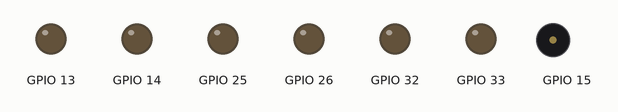
The sketch below on a simulated ESP32. Shown: output pins drawn as LEDs (lit = HIGH), buzzer (waves = sounding). Pins used as bus, display or sensor lines are not drawn.

Above: at 0.0 s.
At 1.1 s:
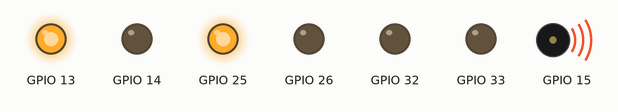
At 3.7 s:
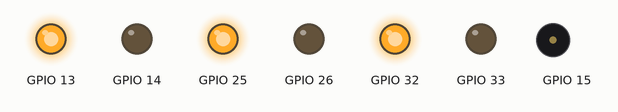
At 5.1 s:
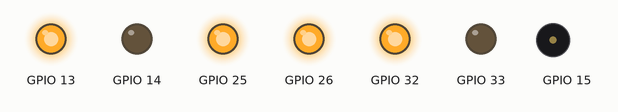
At 7.1 s:
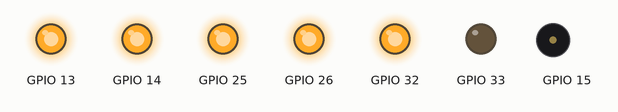
At 13.1 s:
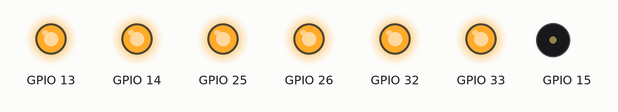
Timing chart, 0 to 14.6 s (numbered marks = the images above):
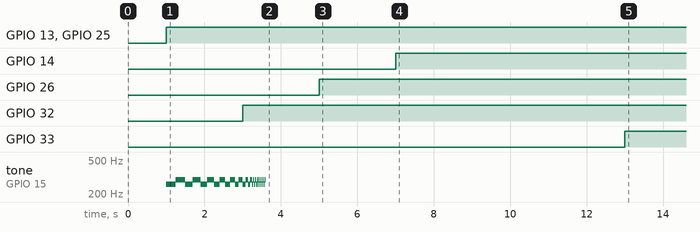

Measured:
- by itself, GPIO 13, GPIO 25: LOW → HIGH at 1.0 s
- by itself, GPIO 14: LOW → HIGH at 7.0 s
- by itself, GPIO 26: LOW → HIGH at 5.0 s
- by itself, GPIO 32: LOW → HIGH at 3.0 s
- by itself, GPIO 33: LOW → HIGH at 13.0 s
- by itself, tone on GPIO 15: plays 261 Hz for 0.25 s, 293 Hz for 0.25 s, 261 Hz for 0.20 s, 293 Hz for 0.20 s, 261 Hz for 0.18 s, 293 Hz for 0.18 s … (30 notes in this stretch)

The sketch:

main.ino
```cpp
#include "start.h"
```

Buzzer.cpp
```cpp

```

Buzzer.h
```cpp
#ifndef BUZZER_H
#define BUZZER_H

#include <Arduino.h>
#include <memory>
#include <queue>
#include <vector>
#include <tuple>
#include <esp32-hal-ledc.h>

typedef float Note_duration;
typedef int Octave;
typedef std::tuple<note_t, Octave, Note_duration> Music_note;

class Sheet {
public:
    Sheet(std::vector<Music_note> notes, float bpm = 120.0)
        : _notes(notes), _bpm(bpm) {}

    const std::vector<Music_note>& getNotes() const {
        return _notes;
    }

    float getBPM() const {
        return _bpm;
    }

    uint32_t getNoteDuration(Note_duration duration) const {
        return (60000 / _bpm) * duration;
    }

    Sheet operator+(const Sheet& other) const {
        std::vector<Music_note> combinedNotes = _notes;
        combinedNotes.insert(combinedNotes.end(), other._notes.begin(), other._notes.end());
        return Sheet(combinedNotes, _bpm);
    }

private:
    std::vector<Music_note> _notes;
    float _bpm;
};

class Buzzer {
public:
    Buzzer(uint8_t pin)
        : _pin(pin), _channel(nextChannel()), _isPlaying(false), _noteIndex(0), _lastUpdate(0) {
        ledcAttachPin(pin, _channel);
    }

    // Overloaded play method that takes a Sheet directly
    void play(const Sheet& sheet) {
        play(std::make_shared<Sheet>(sheet));
    }

    // Start playing a sheet, using shared_ptr to manage the Sheet's memory
    void play(std::shared_ptr<Sheet> sheet) {
        _sheetQueue.push(sheet);
        if (!_isPlaying) {
            startNextSheet();
        }
    }

    void stop() {
        _isPlaying = false;
        ledcWriteTone(_channel, 0);  // Turn off the buzzer
        while (!_sheetQueue.empty()) {
            _sheetQueue.pop();  // Clear the queue
        }
    }

    bool isPlaying() const {
        return _isPlaying;
    }

    void update() {
        if (_isPlaying && millis() - _lastUpdate >= _noteDuration) {
            playNextNote();
        }
    }

private:
    void startNextSheet() {
        if (!_sheetQueue.empty()) {
            _currentSheet = _sheetQueue.front();
            _sheetQueue.pop();
            _noteIndex = 0;
            _isPlaying = true;
            _lastUpdate = millis();
            playNextNote();
        } else {
            stop();  // No more sheets to play, stop playback
        }
    }

    void playNextNote() {
        if (_currentSheet && _noteIndex < _currentSheet->getNotes().size()) {
            Music_note note = _currentSheet->getNotes()[_noteIndex];
            playNote(std::get<0>(note), std::get<1>(note), std::get<2>(note));
            _lastUpdate = millis();
            _noteIndex++;
        } else {
            _isPlaying = false;
            startNextSheet();  // Start the next sheet if available
        }
    }

    void playNote(note_t note, Octave octave, Note_duration duration) {
        if (octave == -1 || note == NOTE_MAX) {
            ledcWriteTone(_channel, 0);  // Stop playing if note is invalid or rest
        } else {
            ledcWriteNote(_channel, note, octave);
        }
        _noteDuration = _currentSheet->getNoteDuration(duration);
    }

    static uint8_t nextChannel() {
        static uint8_t currentChannel = 0;
        return currentChannel++;
    }

    uint8_t _pin;
    uint8_t _channel;
    bool _isPlaying;
    uint32_t _lastUpdate;
    uint32_t _noteDuration;
    size_t _noteIndex;
    std::shared_ptr<Sheet> _currentSheet;  // Shared pointer to manage Sheet's memory
    std::queue<std::shared_ptr<Sheet>> _sheetQueue;  // Queue of sheets to be played
};

#endif
```

Game.cpp
```cpp
//
// Created by cemke on 12/08/2024.
//

#include "Game.h"
#include <ratio>


Game::Game(redLedArray red_leds, Standard_Led green_led, yellowLedArray yellow_leds,
    pushButtonArray player_buttons, Buzzer buzzer): red_leds_(red_leds),
                                                                green_led_(green_led),
                                                                yellow_leds_(yellow_leds),
                                                                player_buttons_(player_buttons),
                                                                buzzer_(buzzer){}

Button_state Game::read_buttons() {
    bool first = this->player_buttons_[0].is_pressed();
    bool second = this->player_buttons_[1].is_pressed();

    if (first && second) {
        return Button_state::BOTH_PRESSED;
    } else if (first) {
        return Button_state::PLAYER_1_PRESSED;
    } else if (second) {
        return Button_state::PLAYER_2_PRESSED;
    }
    return Button_state::NONE_PRESSED;
}

void Game::update() {
    buzzer_.update();
    switch (state) {
        case NOT_STARTED:
            start_game();
            break;
        case SEQUENCE_STARTED:
            update_sequence();
            break;
        case LIGHTS_OUT:
            break;
        case GAME_ENDED:
            break;
    }

}


/* sets the game start time
 * turns off all the leds
 * pushes the game start music into the buffer
 * goes to next state
 */

void Game::start_game() {
    this->start_time = millis();

    //Turn off all leds
    for(Standard_Led & led: yellow_leds_) {
        led.turn_off();
    }
    for(Standard_Led & led: red_leds_) {
        led.turn_off();
    }
    green_led_.turn_off();
    buzzer_.play(GAME_START_MUSIC);

    next_state();
}


void Game::update_sequence() {
    // Serial.println(red_leds_.size());
    green_led_.turn_on();
    yellow_leds_[0].turn_on();
    time_t elapsed = millis() - state_change_time;
    // Serial.println(elapsed);
    // Serial.println(elapsed/time_between_leds);
    for(int i(0); i < unsigned(elapsed / time_between_leds); i++) {
        // Serial.println("Here");
        red_leds_[i].turn_on();
    }
}


// uptates the "state_change_time"
//
// changes the state to the next one
void Game::next_state() {
    state_change_time = millis();

    switch (state) {
        case NOT_STARTED:
            state = SEQUENCE_STARTED;
            break;
        case SEQUENCE_STARTED:
            state = LIGHTS_OUT;
            break;
        case LIGHTS_OUT:
            state = GAME_ENDED;
            break;
        case GAME_ENDED:
            state = NOT_STARTED;
            break;
    }
}
```

Game.h
```cpp
//
// Created by cemke on 12/08/2024.
//

#ifndef GAME_H
#define GAME_H

#include <vector>
#include <array>
#include "Standard_Led.h"
#include "Push_Button.h"
#include "Buzzer.h"
#include "GameParameters.h"

enum Game_state { NOT_STARTED = 0, SEQUENCE_STARTED = 1, LIGHTS_OUT = 2, GAME_ENDED = 3 };
enum Button_state { PLAYER_1_PRESSED, PLAYER_2_PRESSED, NONE_PRESSED, BOTH_PRESSED };

class Game {
public:

    Game(redLedArray                   red_leds,
        Standard_Led                   green_led,
        yellowLedArray                 yellow_leds,
        pushButtonArray                player_buttons,
        Buzzer                         buzzer
        );
    /* Reads the state of the player buttons and returns
    */
    Button_state read_buttons();

    void update();
    Game_state get_state(){return state;};

private:
    redLedArray                    red_leds_;
    Standard_Led                   green_led_;
    yellowLedArray                 yellow_leds_;
    pushButtonArray                player_buttons_;
    Buzzer buzzer_;
    Game_state state = Game_state::NOT_STARTED;
    time_t start_time;
    time_t state_change_time;
    time_t time_between_leds = 2000;//ms
    int winner = -1;


    void next_state();
    void start_game();
    void update_sequence();
    void lights_out();
    void declare_winner();
};


#endif //GAME_H
```

GameParameters.h
```cpp
//
// Created by cemke on 12/08/2024.
//

#ifndef GAMEPARAMETERS_H
#define GAMEPARAMETERS_H
#include <array>
#include "Buzzer.h"


const Sheet DIRIRIM({{NOTE_C, 4, 0.1}, {NOTE_D, 4, 0.1},
                        {NOTE_C, 4, 0.1}, {NOTE_D, 4, 0.1},
                        {NOTE_C, 4, 0.1}, {NOTE_D, 4, 0.1},
                        {NOTE_C, 4, 0.1}, {NOTE_D, 4, 0.1},
                        {NOTE_C, 4, 0.1}, {NOTE_D, 4, 0.1},
                        {NOTE_C, 4, 0.1}, {NOTE_D, 4, 0.1}}, 500);

const Sheet DEVELOP({
                           {NOTE_C, 4, 1.0}, {NOTE_D, 4, 1.0},
                           {NOTE_C, 4, 0.8}, {NOTE_D, 4, 0.8},
                           {NOTE_C, 4, 0.7}, {NOTE_D, 4, 0.7},
                           {NOTE_C, 4, 0.6}, {NOTE_D, 4, 0.6},
                           {NOTE_C, 4, 0.5}, {NOTE_D, 4, 0.5},
                           {NOTE_C, 4, 0.4}, {NOTE_D, 4, 0.4},
                           {NOTE_C, 4, 0.3}, {NOTE_D, 4, 0.3},
                           {NOTE_C, 4, 0.2}, {NOTE_D, 4, 0.2},
                           {NOTE_C, 4, 0.1}, {NOTE_D, 4, 0.1},
                       }, 240.0);

const Sheet GAME_START_MUSIC = DEVELOP + DIRIRIM;

typedef std::array<Standard_Led, 3> redLedArray;
typedef std::array<Standard_Led, 2> yellowLedArray;
typedef std::array<Push_Button, 2> pushButtonArray;

#endif //GAMEPARAMETERS_H
```

Push_Button.cpp
```cpp
//
// Created by cemke on 04/08/2024.
//

#include "Push_Button.h"
#include <Arduino.h>

Push_Button::Push_Button(int pin, bool is_pull_up) {
    this->pin = pin;
    this->is_pull_up = is_pull_up;
    pinMode(this->pin, INPUT);
}

bool Push_Button::is_pressed() const {
    bool status = digitalRead(this->pin);
    if (this->is_pull_up) {
        return !status;
    }
    return status;
}

// bool Push_Button::is_pressed() {
//     return  this->is_pull_up xor digitalRead(this->pin);
// }
```

Push_Button.h
```cpp
//
// Created by cemke on 04/08/2024.
//

#ifndef PUSH_BUTTON_H
#define PUSH_BUTTON_H


class Push_Button {
    public:
        Push_Button(int pin, bool is_pull_up = false);
        bool is_pressed() const;
    private:
        int pin;
        bool is_pull_up;
};


#endif //PUSH_BUTTON_H
```

Standard_Led.cpp
```cpp
//
// Created by cemke on 04/08/2024.
//

#include "Standard_Led.h"
#include <Arduino.h>


Standard_Led::Standard_Led(int pin, bool is_on) {
    this->pin_ = pin;
    this-> status_ = is_on;
    pinMode(this->pin_, OUTPUT);
    if(is_on) {
        this->turn_on();
    }
}

void Standard_Led::toggle() {
    if(this->status_ == false) {
        this->turn_on();
    } else {
        this->turn_off();
    }
}

void Standard_Led::turn_on() {
    // Serial.println("Led will turn on.");
    // Serial.println(this->pin_);
    digitalWrite(this->pin_, HIGH);
    this->status_ = true;
}

void Standard_Led::turn_off() {
    digitalWrite(this->pin_, LOW);
    this->status_ = false;
}
```

Standard_Led.h
```cpp
//
// Created by cemke on 04/08/2024.
//

#ifndef STANDARD_LED_H
#define STANDARD_LED_H


class Standard_Led {

public:

    explicit Standard_Led(int pin, bool is_on = false);
    void toggle();
    void turn_on();
    void turn_off();

private:
    int pin_;
    bool status_;

};

#endif //STANDARD_LED_H
```

start.cpp
```cpp
#include <Arduino.h>
#include "start.h"
#include "Push_Button.h"
#include "Standard_Led.h"
#include <SPI.h>
#include <Wire.h>
#include <Adafruit_GFX.h>
#include <Adafruit_SSD1306.h>
#include "Buzzer.h"
#include "Game.h"


Buzzer buzzer1(15);  // Set buzzer pin to digital pin 2

Sheet winning_sound({
        {NOTE_C, 4, 0.5}, {NOTE_E, 4, 0.5}, {NOTE_G, 4, 0.5}, {NOTE_C, 5, 0.5},
        {NOTE_A, -1, 0.5}, {NOTE_E, 4, 0.5}, {NOTE_C, 5, 1}
        // ... more notes
    }, 240.0);

Sheet ode_to_joy({
  {NOTE_E, 4, 1.0}, {NOTE_E, 4, 1.0}, {NOTE_Fs, 4, 1.0}, {NOTE_G, 4, 1.0},
  {NOTE_G, 4, 1.0}, {NOTE_Fs, 4, 1.0}, {NOTE_E, 4, 1.0}, {NOTE_E, 4, 1.0},
  {NOTE_E, 5, 2.0}, {NOTE_D, 5, 1.0}, {NOTE_D, 5, 1.0}, {NOTE_E, 5, 1.0},
  {NOTE_E, 5, 1.0}, {NOTE_E, 4, 2.0}, {NOTE_E, 4, 2.0}, {NOTE_E, 4, 1.0},
  {NOTE_E, 4, 1.0}, {NOTE_E, 4, 1.0}, {NOTE_Fs, 4, 1.0}, {NOTE_G, 4, 1.0},
  {NOTE_G, 4, 1.0}, {NOTE_Fs, 4, 1.0}, {NOTE_E, 4, 1.0}, {NOTE_E, 4, 1.0},
  {NOTE_E, 5, 2.0}, {NOTE_D, 5, 1.0}, {NOTE_D, 5, 1.0}, {NOTE_E, 5, 1.0},
  {NOTE_E, 5, 1.0}, {NOTE_E, 4, 2.0}, {NOTE_E, 4, 2.0}, {NOTE_E, 4, 1.0},
},240);

constexpr auto SCREEN_WIDTH  = 128; // OLED display width, in pixels
constexpr auto SCREEN_HEIGHT = 64; // OLED display height, in pixels

// Declaration for SSD1306 display connected using I2C
constexpr auto OLED_RESET   =  -1; // Reset pin
#define SCREEN_ADDRESS 0x3C

Adafruit_SSD1306 display(SCREEN_WIDTH, SCREEN_HEIGHT, &Wire, OLED_RESET);
std::array<Standard_Led,3> red_leds = { Standard_Led(32), Standard_Led(26), Standard_Led(14) };
std::array<Standard_Led,2> yellow_leds = { Standard_Led(25), Standard_Led(33) };
Standard_Led green_led(13);
std::array<Push_Button,2> buttons= {Push_Button(16, false), Push_Button(17, false)};

Game game(red_leds, green_led, yellow_leds, buttons, buzzer1);

// void winner_decleration(int winner) {
//   display.clearDisplay();
//   display.setCursor(0,2);
//   display.println(millis()-reflex_time);
//   yellow_leds[winner].turn_on();
//   display.println("Winning player:");
//   display.println(winner);
//   display.display();
//   delay(3000);
//   yellow_leds[winner].turn_off();

void setup() {
  // put your setup code here, to run once:
  Serial.begin(9600);
  delay(1000);
}

void loop() {
  // Serial.println("red_leds.size()");
  // Serial.println(red_leds.size());
  game.update();

}
```

start.h
```cpp
#ifndef START_H
#define START_H

void setup();
void loop();

#endif
```
